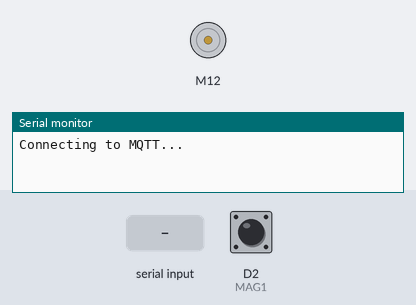
The sketch below on a simulated ESP8266 (NodeMCU). Parts: DC motor (green arrow = forward, orange = backward, longer = faster), the last lines printed to the serial monitor. The inputs (shaded band) are chosen by the test bench; at power-on: D2 (MAG1) HIGH. WiFi joins after 1.5 s; servers stay silent unless stated; no MQTT or app messages arrive unless stated.

Above: at 2.7 s.
2.8 s: "f\n" received over Serial
At 3.1 s:
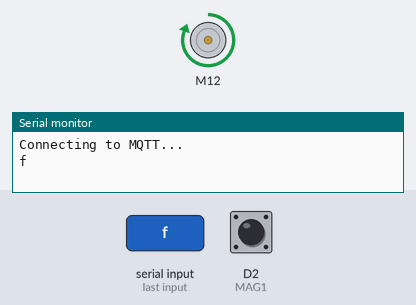
4.3 s: "b\n" received over Serial
At 5.4 s:
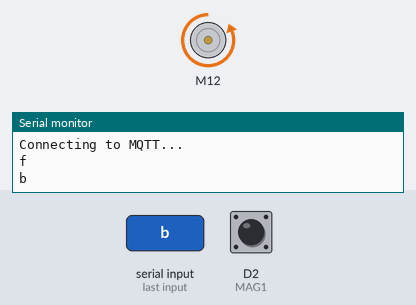
5.8 s: "s\n" received over Serial
At 6.5 s:
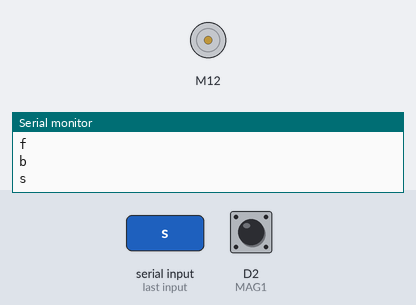
Timing chart, 0 to 8.8 s (numbered marks = the images above; inputs shaded):
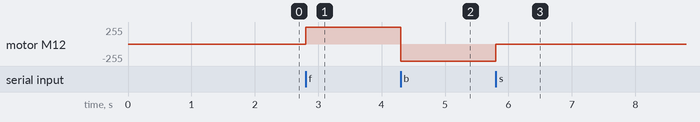

The sketch:

RollerBlind.ino
```cpp
#include <ArduinoOTA.h>

#include <PubSubClient.h>

#include <ESP8266WiFi.h>
#include <ESP8266WiFiAP.h>
#include <ESP8266WiFiGeneric.h>
#include <ESP8266WiFiMulti.h>
#include <ESP8266WiFiScan.h>
#include <ESP8266WiFiSTA.h>
#include <ESP8266WiFiType.h>
#include <WiFiClient.h>
#include <WiFiClientSecure.h>
#include <WiFiServer.h>
#include <WiFiUdp.h>

#include "Blind.h"

#define AIN1 D6
#define AIN2 D5
#define PWMA D0
#define MAG1 D2

#define BIN1 D8
#define BIN2 D3
#define PWMB D4
#define MAG2 D1

#define STBY D7

String command = "";         // a string to hold incoming data
boolean commandComplete = false;  // is the command complete

WiFiClient espClient;
PubSubClient client(espClient);
char sendBuffer[256];

Blind blind1( AIN1, AIN2, PWMA, STBY, MAG1);
//Blind blind2( BIN1, BIN2, PWMB, STBY, MAG2);


void setup()
{
  Serial.begin(115200);
  attachInterrupt(digitalPinToInterrupt(MAG1), ISR1, CHANGE);
//  attachInterrupt(digitalPinToInterrupt(MAG2), ISR2, CHANGE);

 WiFi.begin("<$wifi-ssid$>", "<$wifi-password$>");

  while (WiFi.status() != WL_CONNECTED)
  {
    delay(500);
    //Serial.println("Connecting to WiFi..");
  }
  //Serial.println("Connected to the WiFi network");

  client.setServer("192.168.1.73", 1883);
  client.setCallback(callback);

  while (!client.connected())
  {
    Serial.println("Connecting to MQTT...");

    if (client.connect("ESP8266Client" ))
    {
      DBG("connected");
    }
    else
    {
      Serial.print("failed with state: ");
      Serial.println(client.state());
      delay(500);
    }
  }

  DBG("roller blinds IP: %s", WiFi.localIP().toString().c_str());

  client.subscribe("blinds/move");

    ArduinoOTA.onStart([]() {
    Serial.println("Start");
  });
  ArduinoOTA.onEnd([]() {
    Serial.println("\nEnd");
  });
  ArduinoOTA.onProgress([](unsigned int progress, unsigned int total) {
    Serial.printf("Progress: %u%%\r", (progress / (total / 100)));
  });
  ArduinoOTA.onError([](ota_error_t error) {
    Serial.printf("Error[%u]: ", error);
    if (error == OTA_AUTH_ERROR) Serial.println("Auth Failed");
    else if (error == OTA_BEGIN_ERROR) Serial.println("Begin Failed");
    else if (error == OTA_CONNECT_ERROR) Serial.println("Connect Failed");
    else if (error == OTA_RECEIVE_ERROR) Serial.println("Receive Failed");
    else if (error == OTA_END_ERROR) Serial.println("End Failed");
  });
  ArduinoOTA.begin();

}

void loop() {
   ArduinoOTA.handle();

   if(!client.loop())
   {
      ESP.restart();
   }

    doSerialEvent();

    if (commandComplete)
    {
       ProcessCommand();
       command = "";
       commandComplete = false;
    }

    blind1.loop();
}

void ProcessCommand()
{
   Serial.println( command);

   if(command == "f")
   {
     blind1.motor->drive(1023);
   }
   else if(command == "b")
   {
     blind1.motor->drive(-1023);
   }
   else if(command == "s")
   {
     blind1.motor->brake();
   }
   else if(command == "y")
   {
     blind1.motor->standby();
   }
   else if(command.startsWith("m"))
   {
     float revs  = command.substring(1).toFloat();
     blind1.move(revs);
   }
}

void callback(char* topic, byte* payload, unsigned int length)
{
 char buf[length+1];

  for (int i = 0; i < length; i++)
  {
    buf[i] = (char)payload[i];
  }
  buf[length] = '\0';

  if(strcmp(topic, "blinds/move") == 0)
  {
    float pos = atof(buf);
    blind1.move(pos);

//    sprintf(sendBuffer, "%s", "moved");
//    client.publish("blinds/status", sendBuffer);
  }

  else
  {
    client.publish("blinds/debug", "unimplemented topic");
  }

}

void DBG( char* fmt, ...)
{
   va_list args;          // args variable to hold the list of parameters
   va_start(args, fmt);  // mandatory call to initilase args

   vsnprintf(sendBuffer, sizeof(sendBuffer),fmt, args);
   client.publish("blinds/debug", sendBuffer);
//   Serial.println(sendBuffer);
}

void ISR1()
{
  blind1.ISR();
}
//void ISR2()
//{
//  blind2.ISR();
//}

void doSerialEvent()
{
  while (Serial.available())
  {
    char inChar = (char)Serial.read();

    if (inChar == '\n')
    {
      commandComplete = true;
    }
    else if (inChar != '\r')
      command += inChar;
  }
}
```

Blind.h
```cpp
#include <SparkFun_TB6612.h>
extern PubSubClient client;
extern char sendBuffer[256];
extern void DBG( char* fmt, ...);
class Blind
{
    bool atHome = false;
    bool movingForwards = true;

    enum stateEnum {Idle, Stepping, SteppingPast, Overshooting} ;
    char *enums[4] =
    {
        "Idle",
        "Stepping",
        "SteppingPast",
        "Overshooting"
    };

    stateEnum state = Idle;

    void setState(stateEnum newState)
    {
      DBG("state %s", enums[newState]);
      state = newState;
    }
   public:

   Blind(int in1, int in2, int pwm, int stby, int hall )
   {
      setState(Idle);
      motor = new Motor( in1, in2, pwm, 1, stby);
      pinHall = hall;

     pinMode(hall, INPUT_PULLUP);
     atHome = digitalRead(hall) == LOW;

     //attachInterrupt(digitalPinToInterrupt(hall), ISR, CHANGE);
   }

    int pinHall;
    Motor* motor;
    volatile bool change;
    volatile bool falling;
    volatile unsigned long last_interrupt_time;
    unsigned long last_revolution_time;
    unsigned long revolution_time;
    bool pulsePending = false;
    int steps;
    unsigned long extraTime = 0;


    void loop()
   {
     if(change)
    {
      change = false;

      if(falling)
      {
         pulsePending = true;
      }
      else // rising
      {
         pulsePending = false;
         if(atHome)
         {
           atHome = false;
 //          DBG("away %d", micros()/1000);
 //          Serial.print( "away "); Serial.println(micros()/1000);
         }
      }
    }

    if(pulsePending && (micros() - last_interrupt_time > 10000))
    {
      pulsePending = false;
      if(!atHome)
      {
        atHome = true;
 //       DBG("home %d", micros()/1000);
 //       Serial.print( "home "); Serial.println(micros()/1000);
      }
    }

     // keep moving until we have left the home region

    if(state == SteppingPast && !atHome)
    {
      DBG("left home %d", micros()/1000);
      if(steps > 0)
         setState(Stepping);
      else
         setState(Overshooting);
    }

    // keep moving until we reach the next home region
    if(state == Stepping && atHome)
    {
      unsigned long now = millis();
      revolution_time = now - last_revolution_time;
      last_revolution_time = now;
      DBG("revtime %d steps %d", revolution_time, steps);

      if(steps == 0)           // we have arrived
      {
         setState(Overshooting);
      }
      else
      {
         steps--;
        // keep going
        setState(SteppingPast);
      }
    }

    if(state == Overshooting)
    {
      if(millis() - last_revolution_time >= extraTime)
      {
          motor->brake();       // stop motor
          setState(Idle); // and cancel the stepping
      }
    }
   }

   void move(float revs)
   {
       movingForwards = revs >= 0;
       revs = abs(revs);
       int wholeRevs = (int)revs;
       int centiRevs = (int)((revs - wholeRevs) * 100);

       steps = wholeRevs;
       extraTime = std::min(1920, 1920 * centiRevs / 100);
       DBG("whole %d centi %d extra %d", wholeRevs, centiRevs, extraTime);

       setState(SteppingPast);
       motor->drive(movingForwards ? 1023 : -1023);
   }

  void ISR()
  {
    change = true;
    falling = digitalRead(pinHall) == LOW;
    last_interrupt_time = micros();
  }

};
```

Measured:
- after the input at 2.8 s, motor M12: stopped → forward 255/255 at once
- after the input at 4.3 s, motor M12: forward 255/255 → backward 255/255 at once
- after the input at 5.8 s, motor M12: backward 255/255 → stopped at once
